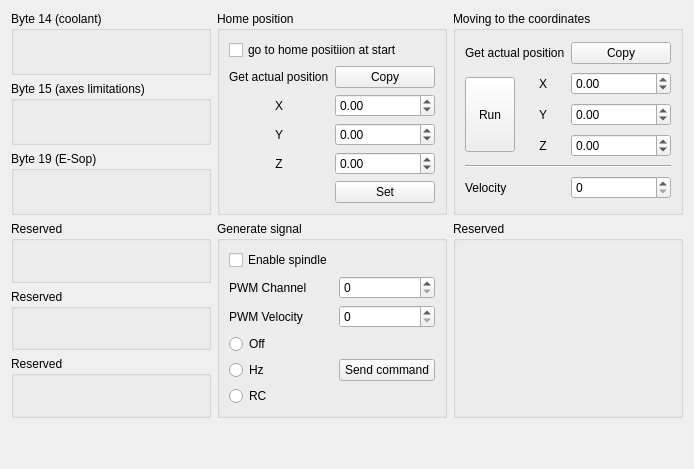
           <widget class="QWidget" name="tab2">
            <attribute name="title">
             <string>Additional</string>
            </attribute>
            <layout class="QGridLayout" name="gridLayout_6">
             <item row="1" column="0">
              <widget class="QGroupBox" name="groupB15">
               <property name="sizePolicy">
                <sizepolicy hsizetype="MinimumExpanding" vsizetype="MinimumExpanding">
                 <horstretch>0</horstretch>
                 <verstretch>0</verstretch>
                </sizepolicy>
               </property>
               <property name="minimumSize">
                <size>
                 <width>200</width>
                 <height>0</height>
                </size>
               </property>
               <property name="maximumSize">
                <size>
                 <width>300</width>
                 <height>75</height>
                </size>
               </property>
               <property name="title">
                <string>Byte 15 (axes limitations)</string>
               </property>
               <layout class="QGridLayout" name="gridLayout_7">
                <item row="0" column="0">
                 <widget class="QLabel" name="labelB15B7">
                  <property name="text">
                   <string/>
                  </property>
                 </widget>
                </item>
                <item row="0" column="4">
                 <widget class="QLabel" name="labelB15B3">
                  <property name="text">
                   <string/>
                  </property>
                 </widget>
                </item>
                <item row="0" column="6">
                 <widget class="QLabel" name="labelB15B1">
                  <property name="text">
                   <string/>
                  </property>
                 </widget>
                </item>
                <item row="0" column="7">
                 <widget class="QLabel" name="labelB15B0">
                  <property name="text">
                   <string/>
                  </property>
                 </widget>
                </item>
                <item row="0" column="2">
                 <widget class="QLabel" name="labelB15B5">
                  <property name="text">
                   <string/>
                  </property>
                 </widget>
                </item>
                <item row="0" column="1">
                 <widget class="QLabel" name="labelB15B6">
                  <property name="text">
                   <string/>
                  </property>
                 </widget>
                </item>
                <item row="0" column="3">
                 <widget class="QLabel" name="labelB15B4">
                  <property name="text">
                   <string/>
                  </property>
                 </widget>
                </item>
                <item row="0" column="5">
                 <widget class="QLabel" name="labelB15B2">
                  <property name="text">
                   <string/>
                  </property>
                 </widget>
                </item>
               </layout>
              </widget>
             </item>
             <item row="0" column="1" rowspan="3">
              <widget class="QGroupBox" name="groupBox">
               <property name="sizePolicy">
                <sizepolicy hsizetype="MinimumExpanding" vsizetype="MinimumExpanding">
                 <horstretch>0</horstretch>
                 <verstretch>0</verstretch>
                </sizepolicy>
               </property>
               <property name="title">
                <string>Home position</string>
               </property>
               <layout class="QGridLayout" name="gridLayout_12">
                <item row="4" column="1">
                 <widget class="QDoubleSpinBox" name="doubleSpinHomeZ">
                  <property name="minimumSize">
                   <size>
                    <width>100</width>
                    <height>0</height>
                   </size>
                  </property>
                  <property name="minimum">
                   <double>-999.990000000000009</double>
                  </property>
                  <property name="maximum">
                   <double>999.990000000000009</double>
                  </property>
                 </widget>
                </item>
                <item row="2" column="0">
                 <widget class="QLabel" name="label_29">
                  <property name="text">
                   <string>X</string>
                  </property>
                  <property name="alignment">
                   <set>Qt::AlignCenter</set>
                  </property>
                 </widget>
                </item>
                <item row="2" column="1">
                 <widget class="QDoubleSpinBox" name="doubleSpinHomeX">
                  <property name="minimumSize">
                   <size>
                    <width>100</width>
                    <height>0</height>
                   </size>
                  </property>
                  <property name="minimum">
                   <double>-999.990000000000009</double>
                  </property>
                  <property name="maximum">
                   <double>999.990000000000009</double>
                  </property>
                 </widget>
                </item>
                <item row="3" column="0">
                 <widget class="QLabel" name="label_30">
                  <property name="text">
                   <string>Y</string>
                  </property>
                  <property name="alignment">
                   <set>Qt::AlignCenter</set>
                  </property>
                 </widget>
                </item>
                <item row="3" column="1">
                 <widget class="QDoubleSpinBox" name="doubleSpinHomeY">
                  <property name="minimumSize">
                   <size>
                    <width>100</width>
                    <height>0</height>
                   </size>
                  </property>
                  <property name="minimum">
                   <double>-999.990000000000009</double>
                  </property>
                  <property name="maximum">
                   <double>999.990000000000009</double>
                  </property>
                 </widget>
                </item>
                <item row="4" column="0">
                 <widget class="QLabel" name="label_28">
                  <property name="text">
                   <string>Z</string>
                  </property>
                  <property name="alignment">
                   <set>Qt::AlignCenter</set>
                  </property>
                 </widget>
                </item>
                <item row="5" column="1">
                 <widget class="QPushButton" name="pushSetHome">
                  <property name="text">
                   <string>Set</string>
                  </property>
                 </widget>
                </item>
                <item row="1" column="0">
                 <widget class="QLabel" name="label_3">
                  <property name="text">
                   <string>Get actual position</string>
                  </property>
                 </widget>
                </item>
                <item row="1" column="1">
                 <widget class="QPushButton" name="pushCopyHome">
                  <property name="text">
                   <string>Copy</string>
                  </property>
                 </widget>
                </item>
                <item row="0" column="0" colspan="2">
                 <widget class="QCheckBox" name="checkHome">
                  <property name="text">
                   <string>go to home positiion at start</string>
                  </property>
                 </widget>
                </item>
               </layout>
              </widget>
             </item>
             <item row="6" column="0">
              <widget class="QGroupBox" name="groupBox_3">
               <property name="minimumSize">
                <size>
                 <width>200</width>
                 <height>0</height>
                </size>
               </property>
               <property name="maximumSize">
                <size>
                 <width>300</width>
                 <height>75</height>
                </size>
               </property>
               <property name="title">
                <string>Reserved</string>
               </property>
               <layout class="QGridLayout" name="gridLayout_16">
                <item row="0" column="0">
                 <widget class="QLabel" name="labelB14B7_4">
                  <property name="text">
                   <string/>
                  </property>
                 </widget>
                </item>
                <item row="0" column="1">
                 <widget class="QLabel" name="labelB14B6_4">
                  <property name="text">
                   <string/>
                  </property>
                 </widget>
                </item>
                <item row="0" column="2">
                 <widget class="QLabel" name="labelB14B5_4">
                  <property name="text">
                   <string/>
                  </property>
                 </widget>
                </item>
                <item row="0" column="3">
                 <widget class="QLabel" name="labelB14B4_4">
                  <property name="text">
                   <string/>
                  </property>
                 </widget>
                </item>
                <item row="0" column="4">
                 <widget class="QLabel" name="labelB14B3_4">
                  <property name="text">
                   <string/>
                  </property>
                 </widget>
                </item>
                <item row="0" column="5">
                 <widget class="QLabel" name="labelB14B2_4">
                  <property name="text">
                   <string/>
                  </property>
                 </widget>
                </item>
                <item row="0" column="6">
                 <widget class="QLabel" name="labelB14B1_4">
                  <property name="text">
                   <string/>
                  </property>
                 </widget>
                </item>
                <item row="0" column="7">
                 <widget class="QLabel" name="labelB14B0_4">
                  <property name="text">
                   <string/>
                  </property>
                 </widget>
                </item>
               </layout>
              </widget>
             </item>
             <item row="9" column="0">
              <spacer name="verticalSpacer_2">
               <property name="orientation">
                <enum>Qt::Vertical</enum>
               </property>
               <property name="sizeHint" stdset="0">
                <size>
                 <width>20</width>
                 <height>40</height>
                </size>
               </property>
              </spacer>
             </item>
             <item row="4" column="1" rowspan="3">
              <widget class="QGroupBox" name="groupGenerate">
               <property name="sizePolicy">
                <sizepolicy hsizetype="MinimumExpanding" vsizetype="Preferred">
                 <horstretch>0</horstretch>
                 <verstretch>0</verstretch>
                </sizepolicy>
               </property>
               <property name="title">
                <string>Generate signal </string>
               </property>
               <layout class="QGridLayout" name="gridLayout_9">
                <item row="0" column="0">
                 <widget class="QCheckBox" name="checkBoxEnSpindnle">
                  <property name="text">
                   <string>Enable spindle</string>
                  </property>
                 </widget>
                </item>
                <item row="1" column="1">
                 <widget class="QSpinBox" name="spinBoxChann"/>
                </item>
                <item row="1" column="0">
                 <widget class="QLabel" name="labelPWMCHan">
                  <property name="text">
                   <string>PWM Channel</string>
                  </property>
                 </widget>
                </item>
                <item row="2" column="1">
                 <widget class="QSpinBox" name="spinBoxVelo"/>
                </item>
                <item row="4" column="0">
                 <layout class="QVBoxLayout" name="verticalLayout_2">
                  <item>
                   <widget class="QRadioButton" name="radioButtonOff">
                    <property name="text">
                     <string>Off</string>
                    </property>
                   </widget>
                  </item>
                  <item>
                   <widget class="QRadioButton" name="radioButtonHz">
                    <property name="text">
                     <string>Hz</string>
                    </property>
                   </widget>
                  </item>
                  <item>
                   <widget class="QRadioButton" name="radioButtonRC">
                    <property name="text">
                     <string>RC</string>
                    </property>
                   </widget>
                  </item>
                 </layout>
                </item>
                <item row="2" column="0">
                 <widget class="QLabel" name="labelPWMVelo">
                  <property name="text">
                   <string>PWM Velocity</string>
                  </property>
                 </widget>
                </item>
                <item row="4" column="1">
                 <widget class="QPushButton" name="pushSendSignal">
                  <property name="text">
                   <string>Send command</string>
                  </property>
                 </widget>
                </item>
               </layout>
              </widget>
             </item>
             <item row="0" column="2" rowspan="3">
              <widget class="QGroupBox" name="groupBoxMoving">
               <property name="sizePolicy">
                <sizepolicy hsizetype="MinimumExpanding" vsizetype="MinimumExpanding">
                 <horstretch>0</horstretch>
                 <verstretch>0</verstretch>
                </sizepolicy>
               </property>
               <property name="title">
                <string>Moving to the coordinates</string>
               </property>
               <layout class="QGridLayout" name="gridLayout_8">
                <item row="1" column="0" rowspan="3">
                 <widget class="QToolButton" name="toolRunMoving">
                  <property name="minimumSize">
                   <size>
                    <width>50</width>
                    <height>75</height>
                   </size>
                  </property>
                  <property name="text">
                   <string>Run</string>
                  </property>
                 </widget>
                </item>
                <item row="1" column="1">
                 <widget class="QLabel" name="label_26">
                  <property name="text">
                   <string>X</string>
                  </property>
                  <property name="alignment">
                   <set>Qt::AlignCenter</set>
                  </property>
                 </widget>
                </item>
                <item row="1" column="2">
                 <widget class="QDoubleSpinBox" name="doubleSpinMoveX">
                  <property name="minimumSize">
                   <size>
                    <width>100</width>
                    <height>0</height>
                   </size>
                  </property>
                  <property name="minimum">
                   <double>-999.990000000000009</double>
                  </property>
                  <property name="maximum">
                   <double>999.990000000000009</double>
                  </property>
                 </widget>
                </item>
                <item row="2" column="1">
                 <widget class="QLabel" name="label_25">
                  <property name="text">
                   <string>Y</string>
                  </property>
                  <property name="alignment">
                   <set>Qt::AlignCenter</set>
                  </property>
                 </widget>
                </item>
                <item row="2" column="2">
                 <widget class="QDoubleSpinBox" name="doubleSpinMoveY">
                  <property name="minimumSize">
                   <size>
                    <width>100</width>
                    <height>0</height>
                   </size>
                  </property>
                  <property name="minimum">
                   <double>-999.990000000000009</double>
                  </property>
                  <property name="maximum">
                   <double>999.990000000000009</double>
                  </property>
                 </widget>
                </item>
                <item row="3" column="1">
                 <widget class="QLabel" name="label_27">
                  <property name="text">
                   <string>Z</string>
                  </property>
                  <property name="alignment">
                   <set>Qt::AlignCenter</set>
                  </property>
                 </widget>
                </item>
                <item row="3" column="2">
                 <widget class="QDoubleSpinBox" name="doubleSpinMoveZ">
                  <property name="minimumSize">
                   <size>
                    <width>100</width>
                    <height>0</height>
                   </size>
                  </property>
                  <property name="minimum">
                   <double>-999.990000000000009</double>
                  </property>
                  <property name="maximum">
                   <double>999.990000000000009</double>
                  </property>
                 </widget>
                </item>
                <item row="4" column="0" colspan="3">
                 <widget class="Line" name="line_4">
                  <property name="orientation">
                   <enum>Qt::Horizontal</enum>
                  </property>
                 </widget>
                </item>
                <item row="5" column="0">
                 <widget class="QLabel" name="labelVelo">
                  <property name="text">
                   <string>Velocity</string>
                  </property>
                 </widget>
                </item>
                <item row="5" column="2">
                 <widget class="QSpinBox" name="spinMoveVelo">
                  <property name="minimumSize">
                   <size>
                    <width>75</width>
                    <height>0</height>
                   </size>
                  </property>
                 </widget>
                </item>
                <item row="0" column="0" colspan="2">
                 <widget class="QLabel" name="label_2">
                  <property name="text">
                   <string>Get actual position</string>
                  </property>
                 </widget>
                </item>
                <item row="0" column="2">
                 <widget class="QPushButton" name="pushCopyPos">
                  <property name="text">
                   <string>Copy</string>
                  </property>
                 </widget>
                </item>
               </layout>
              </widget>
             </item>
             <item row="0" column="0">
              <widget class="QGroupBox" name="groupB14">
               <property name="sizePolicy">
                <sizepolicy hsizetype="MinimumExpanding" vsizetype="MinimumExpanding">
                 <horstretch>0</horstretch>
                 <verstretch>0</verstretch>
                </sizepolicy>
               </property>
               <property name="minimumSize">
                <size>
                 <width>200</width>
                 <height>50</height>
                </size>
               </property>
               <property name="maximumSize">
                <size>
                 <width>300</width>
                 <height>75</height>
                </size>
               </property>
               <property name="title">
                <string>Byte 14 (coolant)</string>
               </property>
               <layout class="QGridLayout" name="gridLayout_15">
                <item row="0" column="6">
                 <widget class="QLabel" name="labelB14B1">
                  <property name="text">
                   <string/>
                  </property>
                 </widget>
                </item>
                <item row="0" column="5">
                 <widget class="QLabel" name="labelB14B2">
                  <property name="text">
                   <string/>
                  </property>
                 </widget>
                </item>
                <item row="0" column="0">
                 <widget class="QLabel" name="labelB14B7">
                  <property name="text">
                   <string/>
                  </property>
                 </widget>
                </item>
                <item row="0" column="1">
                 <widget class="QLabel" name="labelB14B6">
                  <property name="text">
                   <string/>
                  </property>
                 </widget>
                </item>
                <item row="0" column="2">
                 <widget class="QLabel" name="labelB14B5">
                  <property name="text">
                   <string/>
                  </property>
                 </widget>
                </item>
                <item row="0" column="7">
                 <widget class="QLabel" name="labelB14B0">
                  <property name="text">
                   <string/>
                  </property>
                 </widget>
                </item>
                <item row="0" column="3">
                 <widget class="QLabel" name="labelB14B4">
                  <property name="text">
                   <string/>
                  </property>
                 </widget>
                </item>
                <item row="0" column="4">
                 <widget class="QLabel" name="labelB14B3">
                  <property name="text">
                   <string/>
                  </property>
                 </widget>
                </item>
               </layout>
              </widget>
             </item>
             <item row="2" column="0">
              <widget class="QGroupBox" name="groupB19">
               <property name="sizePolicy">
                <sizepolicy hsizetype="MinimumExpanding" vsizetype="MinimumExpanding">
                 <horstretch>0</horstretch>
                 <verstretch>0</verstretch>
                </sizepolicy>
               </property>
               <property name="minimumSize">
                <size>
                 <width>200</width>
                 <height>0</height>
                </size>
               </property>
               <property name="maximumSize">
                <size>
                 <width>300</width>
                 <height>75</height>
                </size>
               </property>
               <property name="title">
                <string>Byte 19 (E-Sop)</string>
               </property>
               <layout class="QGridLayout" name="gridLayout_10">
                <item row="0" column="4">
                 <widget class="QLabel" name="labelB19B3">
                  <property name="text">
                   <string/>
                  </property>
                 </widget>
                </item>
                <item row="0" column="3">
                 <widget class="QLabel" name="labelB19B4">
                  <property name="text">
                   <string/>
                  </property>
                 </widget>
                </item>
                <item row="0" column="2">
                 <widget class="QLabel" name="labelB19B5">
                  <property name="text">
                   <string/>
                  </property>
                 </widget>
                </item>
                <item row="0" column="7">
                 <widget class="QLabel" name="labelB19B0">
                  <property name="text">
                   <string/>
                  </property>
                 </widget>
                </item>
                <item row="0" column="0">
                 <widget class="QLabel" name="labelB19B7">
                  <property name="text">
                   <string/>
                  </property>
                 </widget>
                </item>
                <item row="0" column="5">
                 <widget class="QLabel" name="labelB19B2">
                  <property name="text">
                   <string/>
                  </property>
                 </widget>
                </item>
                <item row="0" column="1">
                 <widget class="QLabel" name="labelB19B6">
                  <property name="text">
                   <string/>
                  </property>
                 </widget>
                </item>
                <item row="0" column="6">
                 <widget class="QLabel" name="labelB19B1">
                  <property name="text">
                   <string/>
                  </property>
                 </widget>
                </item>
               </layout>
              </widget>
             </item>
             <item row="5" column="0">
              <widget class="QGroupBox" name="groupBox_5">
               <property name="minimumSize">
                <size>
                 <width>200</width>
                 <height>0</height>
                </size>
               </property>
               <property name="maximumSize">
                <size>
                 <width>300</width>
                 <height>75</height>
                </size>
               </property>
               <property name="title">
                <string>Reserved</string>
               </property>
               <layout class="QGridLayout" name="gridLayout_17">
                <item row="0" column="0">
                 <widget class="QLabel" name="labelB14B7_3">
                  <property name="text">
                   <string/>
                  </property>
                 </widget>
                </item>
                <item row="0" column="1">
                 <widget class="QLabel" name="labelB14B6_3">
                  <property name="text">
                   <string/>
                  </property>
                 </widget>
                </item>
                <item row="0" column="2">
                 <widget class="QLabel" name="labelB14B5_3">
                  <property name="text">
                   <string/>
                  </property>
                 </widget>
                </item>
                <item row="0" column="3">
                 <widget class="QLabel" name="labelB14B4_3">
                  <property name="text">
                   <string/>
                  </property>
                 </widget>
                </item>
                <item row="0" column="4">
                 <widget class="QLabel" name="labelB14B3_3">
                  <property name="text">
                   <string/>
                  </property>
                 </widget>
                </item>
                <item row="0" column="5">
                 <widget class="QLabel" name="labelB14B2_3">
                  <property name="text">
                   <string/>
                  </property>
                 </widget>
                </item>
                <item row="0" column="6">
                 <widget class="QLabel" name="labelB14B1_3">
                  <property name="text">
                   <string/>
                  </property>
                 </widget>
                </item>
                <item row="0" column="7">
                 <widget class="QLabel" name="labelB14B0_3">
                  <property name="text">
                   <string/>
                  </property>
                 </widget>
                </item>
               </layout>
              </widget>
             </item>
             <item row="4" column="0">
              <widget class="QGroupBox" name="groupBox_4">
               <property name="minimumSize">
                <size>
                 <width>200</width>
                 <height>0</height>
                </size>
               </property>
               <property name="maximumSize">
                <size>
                 <width>300</width>
                 <height>75</height>
                </size>
               </property>
               <property name="title">
                <string>Reserved</string>
               </property>
               <layout class="QGridLayout" name="gridLayout_18">
                <item row="0" column="0">
                 <widget class="QLabel" name="labelB14B7_2">
                  <property name="text">
                   <string/>
                  </property>
                 </widget>
                </item>
                <item row="0" column="1">
                 <widget class="QLabel" name="labelB14B6_2">
                  <property name="text">
                   <string/>
                  </property>
                 </widget>
                </item>
                <item row="0" column="2">
                 <widget class="QLabel" name="labelB14B5_2">
                  <property name="text">
                   <string/>
                  </property>
                 </widget>
                </item>
                <item row="0" column="3">
                 <widget class="QLabel" name="labelB14B4_2">
                  <property name="text">
                   <string/>
                  </property>
                 </widget>
                </item>
                <item row="0" column="4">
                 <widget class="QLabel" name="labelB14B3_2">
                  <property name="text">
                   <string/>
                  </property>
                 </widget>
                </item>
                <item row="0" column="5">
                 <widget class="QLabel" name="labelB14B2_2">
                  <property name="text">
                   <string/>
                  </property>
                 </widget>
                </item>
                <item row="0" column="6">
                 <widget class="QLabel" name="labelB14B1_2">
                  <property name="text">
                   <string/>
                  </property>
                 </widget>
                </item>
                <item row="0" column="7">
                 <widget class="QLabel" name="labelB14B0_2">
                  <property name="text">
                   <string/>
                  </property>
                 </widget>
                </item>
               </layout>
              </widget>
             </item>
             <item row="4" column="2" rowspan="3">
              <widget class="QGroupBox" name="groupBox_2">
               <property name="sizePolicy">
                <sizepolicy hsizetype="MinimumExpanding" vsizetype="MinimumExpanding">
                 <horstretch>0</horstretch>
                 <verstretch>0</verstretch>
                </sizepolicy>
               </property>
               <property name="title">
                <string>Reserved</string>
               </property>
              </widget>
             </item>
            </layout>
           </widget>
